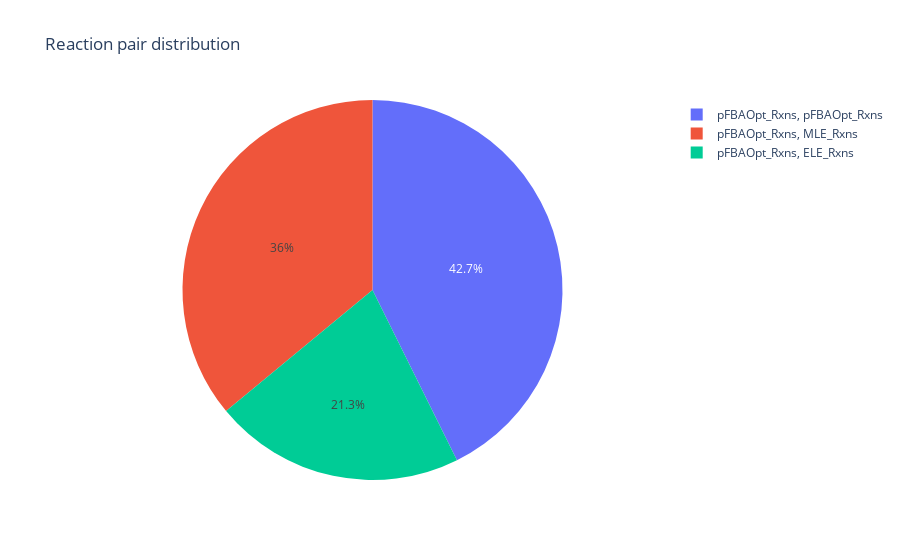

The notebook cell saved with this chart:
### Code cell
iNJ661_results, fig = analyse_pFBA_results('iNJ661/iNJ661_pFBA.csv')
display(iNJ661_results)
fig.show()

### Figure 1 — Plotly figure (JSON) as saved in the notebook; plotly's stock layout.template omitted (floating-point values rounded to 4 significant figures)
{"data": [{"domain": {"x": [0, 1], "y": [0, 1]}, "hovertemplate": "Types=%{label}<br>Fraction=%{value}<extra></extra>", "labels": ["pFBAOpt_Rxns, ELE_Rxns", "pFBAOpt_Rxns, MLE_Rxns", "pFBAOpt_Rxns, pFBAOpt_Rxns"], "legendgroup": "", "name": "", "showlegend": true, "type": "pie", "values": [0.2133, 0.36, 0.4267]}], "layout": {"autosize": true, "legend": {"tracegroupgap": 0}, "title": {"text": "Reaction pair distribution"}}}
